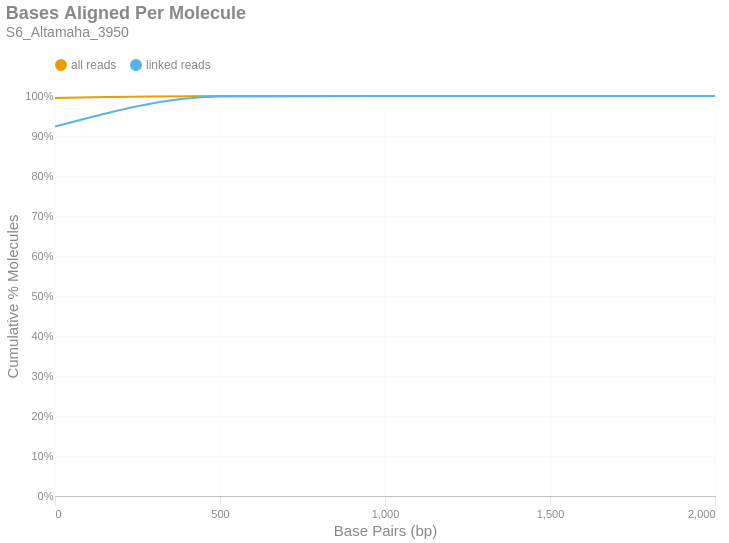

Notebook code cell kept with this figure:
### Markdown cell above
### Bases Aligned Per Molecule
This is a cumulative frequency distribution showing the number of base pairs aligned per unique molecule. These data are shown in 500 bp bins. There are two distributions: one with `all reads` (yellow) and another with only `linked reads` (blue). The percent of molecules in the `linked reads` distribution is relative to the total number of linked molecules.

### Code cell
if SKIPLR:
    print_html(f"Skipped")
else:
    binned_df = consolidated_hist(valids['aligned_bp'], mask, 500, True)
    with SafeRender(binned_df):
        (
            density_plot(binned_df, 'Bases Aligned Per Molecule', samplename, 'basesper')
            .encode(
                x=alt.X('bin:Q', title="Base Pairs (bp)").axis(tickMinStep=500).scale(padding=0),
                y=alt.Y('value:Q', title='Cumulative % Molecules')
                    .axis(format='%')
                    .scale(domain = [0,1])
                    .stack(False),
                color=alt.Color("key:N").scale(domain = ["all reads", "linked reads"]),
                tooltip = [
                    alt.Tooltip("key:N", title = "Data Type"),
                    alt.Tooltip("range_label:N", title="Bases Aligned Per Molecule"),
                    alt.Tooltip("value:Q", format = ".2%", title="% Molecules (Cum.)")
                ]
            )
        ).display()

### Figure 1 — Vega-Lite specification as saved in the notebook (floating-point values rounded to 4 significant figures)
{"width": "container", "height": 400, "config": {"title": {"anchor": "start", "dy": -15, "fontSize": 18, "color": "#888888", "subtitleColor": "#888888", "subtitleFontSize": 14}, "arc": {"fill": "#0072B2"}, "axis": {"domainColor": "#888888", "domainWidth": 0.5, "gridWidth": 0.2, "grid": false, "titleFontWeight": 400, "titleFontSize": 15, "labelFontSize": 11, "labelColor": "#888888", "tickColor": "#888888", "tickWidth": 0.2, "titleColor": "#888888"}, "axisBand": {"grid": false}, "axisX": {"grid": true, "tickSize": 10, "domainCap": "round"}, "axisY": {"domain": false, "grid": true, "tickSize": 0, "domainCap": "round"}, "background": "transparent", "header": {"labelFontSize": 15, "labelColor": "#888888", "titleFontSize": 15, "titleFontWeight": 600, "titleColor": "#888888"}, "legend": {"labelFont": "sans-serif", "labelFontSize": 12, "labelColor": "#888888", "symbolSize": 100, "symbolType": "circle", "titleFontSize": 12, "titlePadding": 10, "titleColor": "#888888", "title": null, "orient": "top"}, "range": {"category": ["#E69F00", "#56B4E9", "#009E73", "#F0E442", "#0072B2", "#D55E00", "#CC79A7", "#000000"], "diverging": ["#cfe8f3", "#a2d4ec", "#73bfe2", "#46abdb", "#1696d2", "#12719e"]}, "area": {"fill": "#0072B2", "fillOpacity": 0.7, "line": true, "strokeOpacity": 0.7}, "line": {"color": "#0072B2", "stroke": "#0072B2", "strokeWidth": 2}, "trail": {"color": "#0072B2", "stroke": "#0072B2", "strokeWidth": 0, "size": 1}, "point": {"filled": true, "fillOpacity": 1.0, "size": 95}, "text": {"color": "#888888", "fontSize": 11, "align": "right", "fontWeight": 400, "size": 11}, "bar": {"fill": "#0072B2", "stroke": null}, "view": {"stroke": null, "continuousWidth": 660, "continuousHeight": 400}}, "data": {"name": "data-a05317f2dfa963ec6070c599be3a4ade"}, "mark": {"type": "line", "interpolate": "monotone", "point": {"opacity": 0, "size": 275}}, "encoding": {"color": {"field": "key", "scale": {"domain": ["all reads", "linked reads"]}, "type": "nominal"}, "tooltip": [{"field": "key", "title": "Data Type", "type": "nominal"}, {"field": "range_label", "title": "Bases Aligned Per Molecule", "type": "nominal"}, {"field": "value", "format": ".2%", "title": "% Molecules (Cum.)", "type": "quantitative"}], "x": {"axis": {"tickMinStep": 500}, "field": "bin", "scale": {"padding": 0}, "title": "Base Pairs (bp)", "type": "quantitative"}, "y": {"axis": {"format": "%"}, "field": "value", "scale": {"domain": [0, 1]}, "stack": false, "title": "Cumulative % Molecules", "type": "quantitative"}}, "params": [{"name": "param_c36ac31b6afebe62", "select": {"type": "point", "fields": ["key"]}, "bind": "legend"}], "title": {"text": "Bases Aligned Per Molecule", "subtitle": "S6_Altamaha_3950"}, "transform": [{"fold": ["all reads (cumsum)", "linked reads (cumsum)"]}, {"calculate": "replace(datum.key, ' (cumsum)', '')", "as": "key"}, {"filter": {"param": "param_c36ac31b6afebe62"}}], "usermeta": {"embedOptions": {"downloadFileName": "S6_Altamaha_3950.basesper"}}, "$schema": "https://vega.github.io/schema/vega-lite/v6.1.0.json", "datasets": {"data-a05317f2dfa963ec6070c599be3a4ade": [{"bin": "0.0", "interval": "0.0-500.0", "all reads": 0.995, "linked reads": 0.9236, "all reads (cumsum)": 0.995, "linked reads (cumsum)": 0.9236, "range_label": "0-499"}, {"bin": "500.0", "interval": "500.0-1000.0", "all reads": 0.004912, "linked reads": 0.07498, "all reads (cumsum)": 0.9999, "linked reads (cumsum)": 0.9985, "range_label": "500-999"}, {"bin": "1000.0", "interval": "1000.0-1500.0", "all reads": 0.0001005, "linked reads": 0.001416, "all reads (cumsum)": 1.0, "linked reads (cumsum)": 0.9999, "range_label": "1000-1499"}, {"bin": "1500.0", "interval": "1500.0-2000.0", "all reads": 3.954e-06, "linked reads": 4.195e-05, "all reads (cumsum)": 1.0, "linked reads (cumsum)": 1.0, "range_label": "1500-1999"}, {"bin": "2000.0", "interval": "2000.0-2500.0", "all reads": 9.886e-07, "linked reads": 1.049e-05, "all reads (cumsum)": 1.0, "linked reads (cumsum)": 1.0, "range_label": "2000-2499"}]}}
